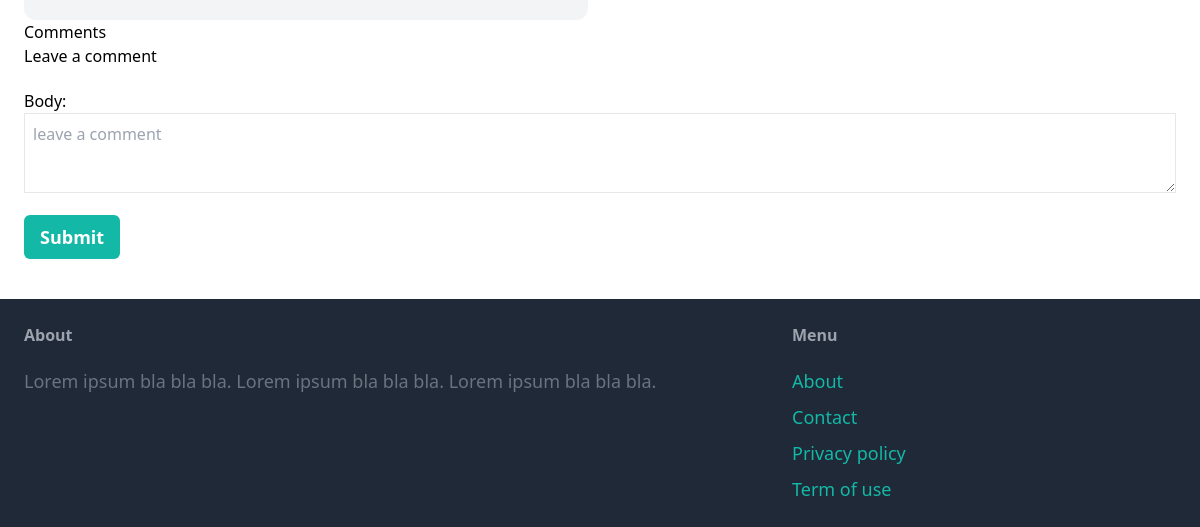
Page /events/1/ (signed in, lower part) on the earlier database version.
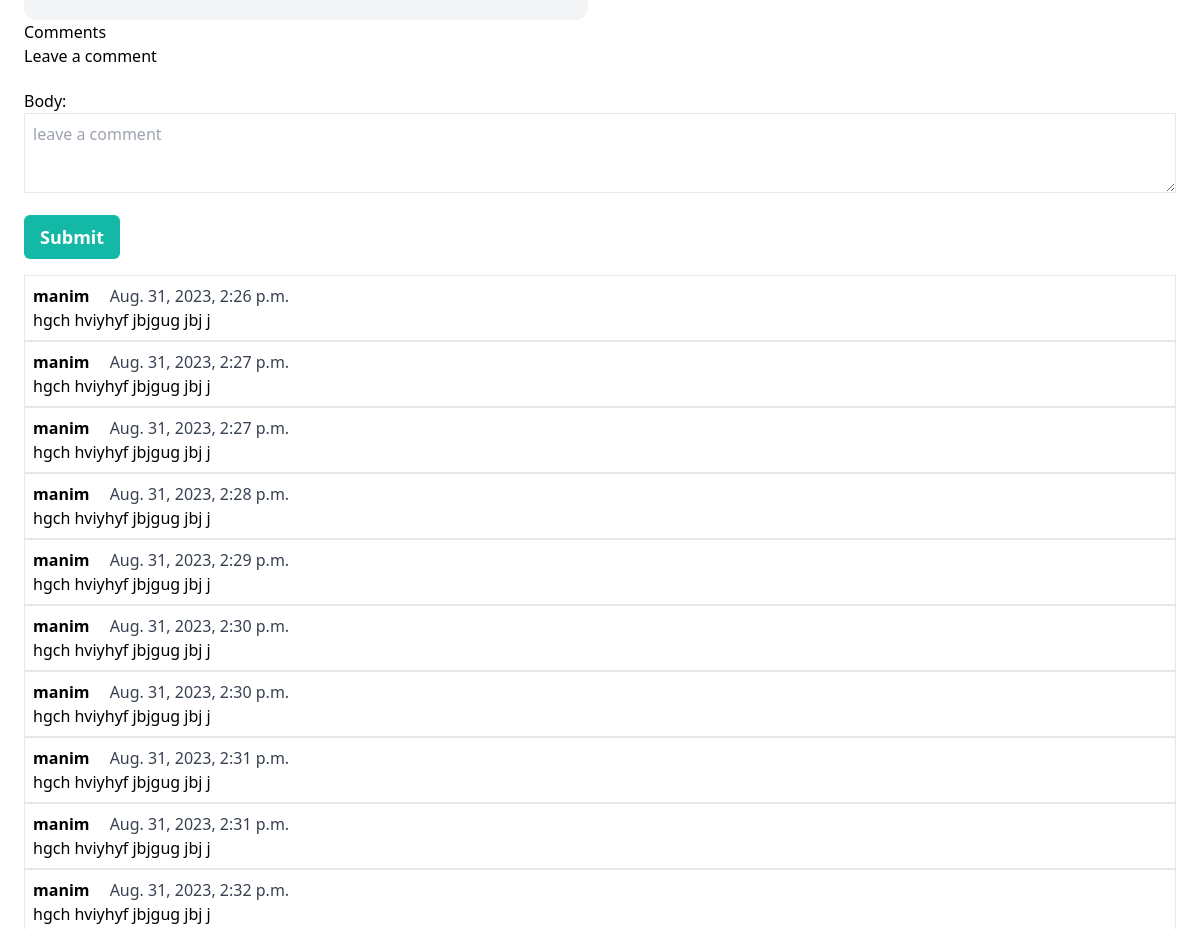
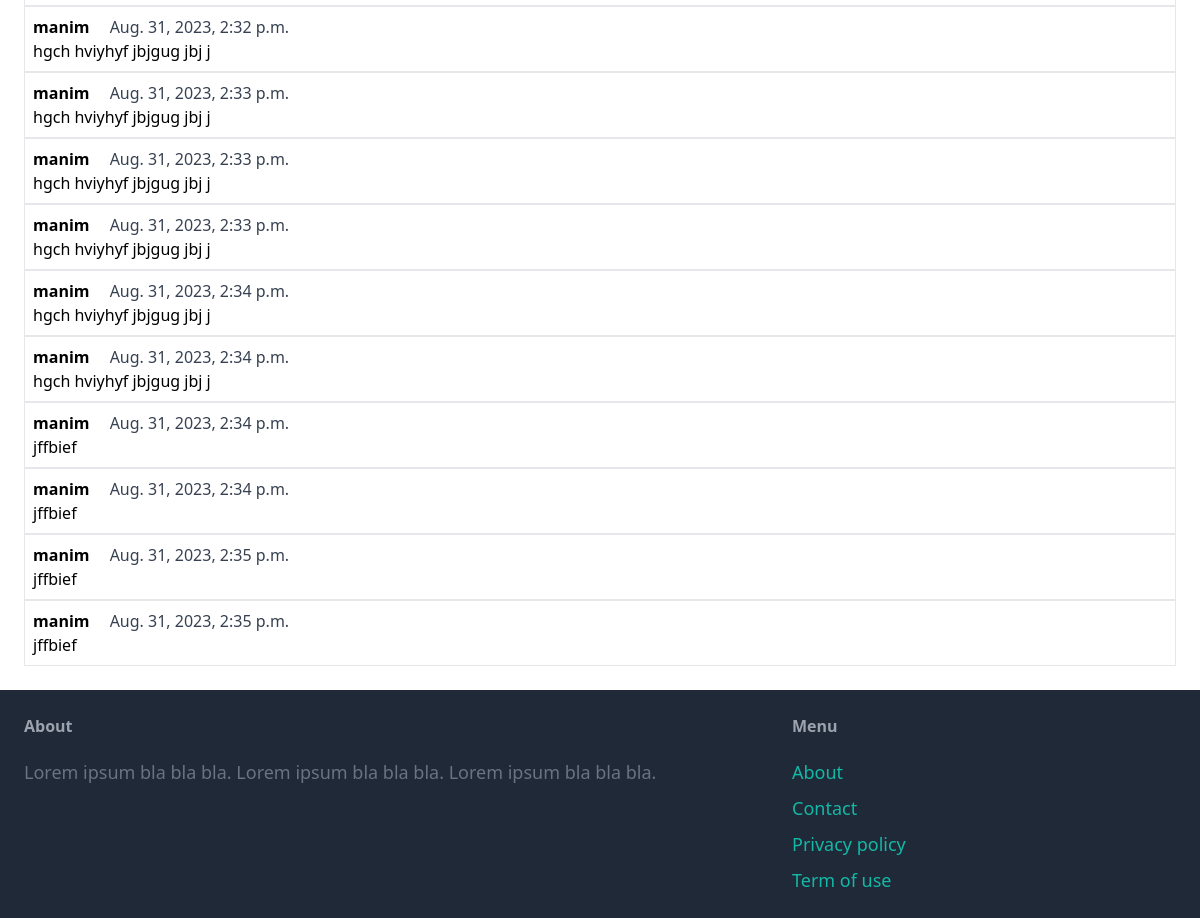
Same page on the later database version (2 pictures, top to bottom).
### event/models.py (models this page shows, shortened)
class Comment(models.Model):
    event = models.ForeignKey(Event,on_delete=models.CASCADE,related_name='comments')
    created_by = models.ForeignKey(User, related_name='comments', on_delete=models.CASCADE)
    created_on = models.DateTimeField(auto_now_add=True)
    body = models.TextField()
    class Meta:
        ordering = ['created_on']

### event/views.py (the view)
# urls.py: path('<int:pk>/', views.detail, name='detail'),
@login_required
def detail(request, pk):
    event = get_object_or_404(Event, pk=pk)
    comments = event.comments.filter()[:20]
    events = Event.objects.filter(publish=True)[:3]
    if request.method == 'POST':
        comment_form = CommentForm(data=request.POST)
        if comment_form.is_valid():
            new_comment = comment_form.save(commit=False)
            new_comment.event = event
            new_comment.created_by = request.user
            new_comment.event = event
            new_comment.save()
    else:
        comment_form = CommentForm()
    return render(request, 'event/detail.html', {
        'event': event,
        "related_events":events,
        "tags":event.tags.all(),
        'comments': comments,
        'comment_form': comment_form
    })

### event/forms.py
class CommentForm(forms.ModelForm):
    class Meta:
        model = Comment
        fields=("body",)
        widgets = {
            'body': forms.Textarea(attrs={
                'class': "w-full h-20 border px-2 py-2",
                'placeholder':"leave a comment"
            })
        }

### event/models.py (called while the page is built)
    def __str__(self):
        return self.name

### event/templates/event/detail.html (shortened to what this page needs)
{% extends 'core/base.html' %}
{% block content %}
<section class="grid grid-cols-1 gap-6 justify-items-center md:grid-cols-2">
    <div class="p-6 bg-gray-100 rounded-xl w-full">
    </div>
    <div>
    </div>
</section>
<section class="w-full">
    <h1>Comments</h1>
    <div class="w-full">
        <h3>Leave a comment</h3>
        <form method="post" style="margin-top: 1.3em;">
          {{ comment_form.as_p }}
          <button type="submit" class="my-4 px-4 py-2 text-lg font-semibold bg-teal-500 text-white rounded-md hover:bg-teal-700">Submit</button>
        </form>
    </div>
    {% for comment in comments %}
        <div class="p-2 border">
         <p class="font-semibold">
           {{ comment.created_by.username }}
           <span class="ml-4 font-medium text-gray-700">
             {{ comment.created_on }}
            </span>
          </p>
          {{ comment.body | linebreaks }}
        </div>
        {% endfor %}
</section>
{% endblock %}

### core/templates/core/base.html (shortened to what this page needs)
<!doctype html>
<html>
    <head>
        <script src="https://cdn.tailwindcss.com"></script>
    </head>
    <body>
        <div class="px-6 py-6">
            {% block content %}
            {% endblock %}
        </div>
        <footer class="py-6 px-6 flex justify-between bg-gray-800">
            <div class="w-2/3 pr-10">
                <h3 class="mb-5 font-semibold text-gray-400">About</h3>
                <p class="text-lg text-gray-500">Lorem ipsum bla bla bla. Lorem ipsum bla bla bla. Lorem ipsum bla bla bla.</p>
            </div>
            <div class="w-1/3">
                <h3 class="mb-5 font-semibold text-gray-400">Menu</h3>
                <ul class="space-y-2">
                    <li><a href="#" class="text-lg text-teal-500 hover:text-teal-700">About</a></li>
                    <li><a href="{% url 'core:contact' %}" class="text-lg text-teal-500 hover:text-teal-700">Contact</a></li>
                    <li><a href="#" class="text-lg text-teal-500 hover:text-teal-700">Privacy policy</a></li>
                    <li><a href="#" class="text-lg text-teal-500 hover:text-teal-700">Term of use</a></li>
                </ul>
            </div>
        </footer>
    </body>
</html>

Differences in the rows shown:
added Comment: created_by.username "manim", created_on "Aug. 31, 2023, 2:26 p.m.", body "hgch hviyhyf jbjgug jbj j"
added Comment: created_by.username "manim", created_on "Aug. 31, 2023, 2:27 p.m.", body "hgch hviyhyf jbjgug jbj j"
added Comment: created_by.username "manim", created_on "Aug. 31, 2023, 2:27 p.m.", body "hgch hviyhyf jbjgug jbj j"
added Comment: created_by.username "manim", created_on "Aug. 31, 2023, 2:28 p.m.", body "hgch hviyhyf jbjgug jbj j"
added Comment: created_by.username "manim", created_on "Aug. 31, 2023, 2:29 p.m.", body "hgch hviyhyf jbjgug jbj j"
added Comment: created_by.username "manim", created_on "Aug. 31, 2023, 2:30 p.m.", body "hgch hviyhyf jbjgug jbj j"
added Comment: created_by.username "manim", created_on "Aug. 31, 2023, 2:30 p.m.", body "hgch hviyhyf jbjgug jbj j"
added Comment: created_by.username "manim", created_on "Aug. 31, 2023, 2:31 p.m.", body "hgch hviyhyf jbjgug jbj j"
added Comment: created_by.username "manim", created_on "Aug. 31, 2023, 2:31 p.m.", body "hgch hviyhyf jbjgug jbj j"
added Comment: created_by.username "manim", created_on "Aug. 31, 2023, 2:32 p.m.", body "hgch hviyhyf jbjgug jbj j"
added Comment: created_by.username "manim", created_on "Aug. 31, 2023, 2:32 p.m.", body "hgch hviyhyf jbjgug jbj j"
added Comment: created_by.username "manim", created_on "Aug. 31, 2023, 2:33 p.m.", body "hgch hviyhyf jbjgug jbj j"
added Comment: created_by.username "manim", created_on "Aug. 31, 2023, 2:33 p.m.", body "hgch hviyhyf jbjgug jbj j"
added Comment: created_by.username "manim", created_on "Aug. 31, 2023, 2:33 p.m.", body "hgch hviyhyf jbjgug jbj j"
added Comment: created_by.username "manim", created_on "Aug. 31, 2023, 2:34 p.m.", body "hgch hviyhyf jbjgug jbj j"
added Comment: created_by.username "manim", created_on "Aug. 31, 2023, 2:34 p.m.", body "hgch hviyhyf jbjgug jbj j"
added Comment: created_by.username "manim", created_on "Aug. 31, 2023, 2:34 p.m.", body "jffbief"
added Comment: created_by.username "manim", created_on "Aug. 31, 2023, 2:34 p.m.", body "jffbief"
added Comment: created_by.username "manim", created_on "Aug. 31, 2023, 2:35 p.m.", body "jffbief"
added Comment: created_by.username "manim", created_on "Aug. 31, 2023, 2:35 p.m.", body "jffbief"
